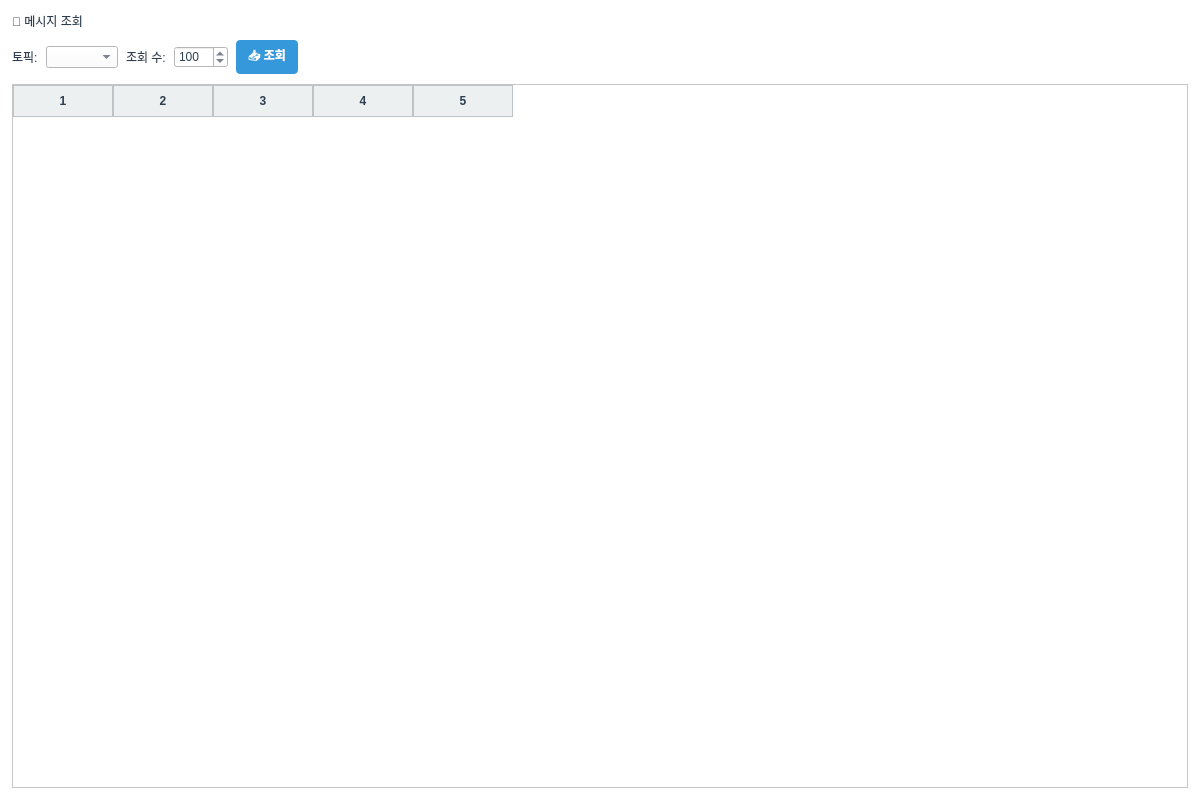
<?xml version="1.0" encoding="UTF-8"?>
<ui version="4.0">
 <class>MessageTab</class>
 <widget class="QWidget" name="MessageTab">
  <property name="geometry">
   <rect>
    <x>0</x>
    <y>0</y>
    <width>1200</width>
    <height>800</height>
   </rect>
  </property>
  <property name="windowTitle">
   <string>메시지 조회</string>
  </property>
  <property name="styleSheet">
   <string notr="true">QWidget {
    background-color: #FFFFFF;
    color: #2C3E50;
    font-family: &quot;맑은 고딕&quot;;
    font-size: 9pt;
}

QTabWidget::pane {
    border: 1px solid #BDC3C7;
    background-color: #FFFFFF;
}

QTabBar::tab {
    background-color: #ECF0F1;
    color: #2C3E50;
    padding: 8px 16px;
    margin-right: 2px;
    border: 1px solid #BDC3C7;
    border-bottom: none;
    border-top-left-radius: 4px;
    border-top-right-radius: 4px;
}

QTabBar::tab:selected {
    background-color: #3498DB;
    color: #FFFFFF;
    font-weight: bold;
}

QTabBar::tab:hover {
    background-color: #D5DBDB;
}

QTableWidget {
    gridline-color: #BDC3C7;
    background-color: #FFFFFF;
    alternate-background-color: #F8F9FA;
    selection-background-color: #3498DB;
    selection-color: #FFFFFF;
}

QTableWidget::item {
    padding: 4px;
    border: none;
}

QHeaderView::section {
    background-color: #ECF0F1;
    color: #2C3E50;
    padding: 6px;
    border: 1px solid #BDC3C7;
    font-weight: bold;
}

QLineEdit, QTextEdit, QPlainTextEdit {
    background-color: #FFFFFF;
    border: 1px solid #BDC3C7;
    border-radius: 3px;
    padding: 4px;
    color: #2C3E50;
}

QLineEdit:focus, QTextEdit:focus, QPlainTextEdit:focus {
    border: 2px solid #3498DB;
}

QPushButton {
    background-color: #3498DB;
    color: #FFFFFF;
    border: none;
    border-radius: 4px;
    padding: 6px 12px;
    font-weight: bold;
}

QPushButton:hover {
    background-color: #2980B9;
}

QPushButton:pressed {
    background-color: #1F618D;
}

QPushButton:disabled {
    background-color: #BDC3C7;
    color: #7F8C8D;
}

QLabel {
    color: #2C3E50;
    background-color: transparent;
}

QGroupBox {
    border: 2px solid #BDC3C7;
    border-radius: 5px;
    margin-top: 10px;
    padding-top: 10px;
    background-color: #F8F9FA;
}

QGroupBox::title {
    subcontrol-origin: margin;
    subcontrol-position: top left;
    padding: 0 5px;
    color: #2C3E50;
    font-weight: bold;
}

QProgressBar {
    border: 1px solid #BDC3C7;
    border-radius: 3px;
    text-align: center;
    background-color: #ECF0F1;
}

QProgressBar::chunk {
    background-color: #3498DB;
}</string>
  </property>
  <layout class="QVBoxLayout" name="verticalLayout">
   <property name="spacing">
    <number>10</number>
   </property>
   <property name="leftMargin">
    <number>12</number>
   </property>
   <property name="topMargin">
    <number>12</number>
   </property>
   <property name="rightMargin">
    <number>12</number>
   </property>
   <property name="bottomMargin">
    <number>12</number>
   </property>
   <item>
    <widget class="QLabel" name="label_title">
     <property name="text">
      <string>📨 메시지 조회</string>
     </property>
     <property name="styleSheet">
   <string notr="true">QWidget {
    background-color: #FFFFFF;
    color: #2C3E50;
    font-family: &quot;맑은 고딕&quot;;
    font-size: 9pt;
}

QTabWidget::pane {
    border: 1px solid #BDC3C7;
    background-color: #FFFFFF;
}

QTabBar::tab {
    background-color: #ECF0F1;
    color: #2C3E50;
    padding: 8px 16px;
    margin-right: 2px;
    border: 1px solid #BDC3C7;
    border-bottom: none;
    border-top-left-radius: 4px;
    border-top-right-radius: 4px;
}

QTabBar::tab:selected {
    background-color: #3498DB;
    color: #FFFFFF;
    font-weight: bold;
}

QTabBar::tab:hover {
    background-color: #D5DBDB;
}

QTableWidget {
    gridline-color: #BDC3C7;
    background-color: #FFFFFF;
    alternate-background-color: #F8F9FA;
    selection-background-color: #3498DB;
    selection-color: #FFFFFF;
}

QTableWidget::item {
    padding: 4px;
    border: none;
}

QHeaderView::section {
    background-color: #ECF0F1;
    color: #2C3E50;
    padding: 6px;
    border: 1px solid #BDC3C7;
    font-weight: bold;
}

QLineEdit, QTextEdit, QPlainTextEdit {
    background-color: #FFFFFF;
    border: 1px solid #BDC3C7;
    border-radius: 3px;
    padding: 4px;
    color: #2C3E50;
}

QLineEdit:focus, QTextEdit:focus, QPlainTextEdit:focus {
    border: 2px solid #3498DB;
}

QPushButton {
    background-color: #3498DB;
    color: #FFFFFF;
    border: none;
    border-radius: 4px;
    padding: 6px 12px;
    font-weight: bold;
}

QPushButton:hover {
    background-color: #2980B9;
}

QPushButton:pressed {
    background-color: #1F618D;
}

QPushButton:disabled {
    background-color: #BDC3C7;
    color: #7F8C8D;
}

QLabel {
    color: #2C3E50;
    background-color: transparent;
}

QGroupBox {
    border: 2px solid #BDC3C7;
    border-radius: 5px;
    margin-top: 10px;
    padding-top: 10px;
    background-color: #F8F9FA;
}

QGroupBox::title {
    subcontrol-origin: margin;
    subcontrol-position: top left;
    padding: 0 5px;
    color: #2C3E50;
    font-weight: bold;
}

QProgressBar {
    border: 1px solid #BDC3C7;
    border-radius: 3px;
    text-align: center;
    background-color: #ECF0F1;
}

QProgressBar::chunk {
    background-color: #3498DB;
}</string>
  </property>
    </widget>
   </item>
   <item>
    <layout class="QHBoxLayout" name="horizontalLayout_controls">
     <property name="spacing">
      <number>8</number>
     </property>
     <item>
      <widget class="QLabel" name="label_topic">
       <property name="text">
        <string>토픽:</string>
       </property>
      </widget>
     </item>
     <item>
      <widget class="QComboBox" name="combo_topic">
       <property name="minimumWidth">
        <number>200</number>
       </property>
      </widget>
     </item>
     <item>
      <widget class="QLabel" name="label_count">
       <property name="text">
        <string>조회 수:</string>
       </property>
      </widget>
     </item>
     <item>
      <widget class="QSpinBox" name="spin_count">
       <property name="minimum">
        <number>1</number>
       </property>
       <property name="maximum">
        <number>1000</number>
       </property>
       <property name="value">
        <number>100</number>
       </property>
      </widget>
     </item>
     <item>
      <widget class="QPushButton" name="btn_fetch">
       <property name="text">
        <string>📥 조회</string>
       </property>
      </widget>
     </item>
     <item>
      <spacer name="horizontalSpacer">
       <property name="orientation">
        <enum>Qt::Horizontal</enum>
       </property>
       <property name="sizeHint" stdset="0">
        <size>
         <width>40</width>
         <height>20</height>
        </size>
       </property>
      </spacer>
     </item>
    </layout>
   </item>
   <item>
    <widget class="QTableWidget" name="table_messages">
     <property name="columnCount">
      <number>5</number>
     </property>
     <attribute name="horizontalHeaderLabels">
      <stringlist>
       <string>파티션</string>
       <string>오프셋</string>
       <string>키</string>
       <string>값</string>
       <string>시각</string>
      </stringlist>
     </attribute>
     <property name="selectionBehavior">
      <enum>QAbstractItemView::SelectRows</enum>
     </property>
     <property name="editTriggers">
      <set>QAbstractItemView::NoEditTriggers</set>
     </property>
     <property name="alternatingRowColors">
      <bool>true</bool>
     </property>
    </widget>
   </item>
  </layout>
 </widget>
 <resources/>
 <connections/>
</ui>
